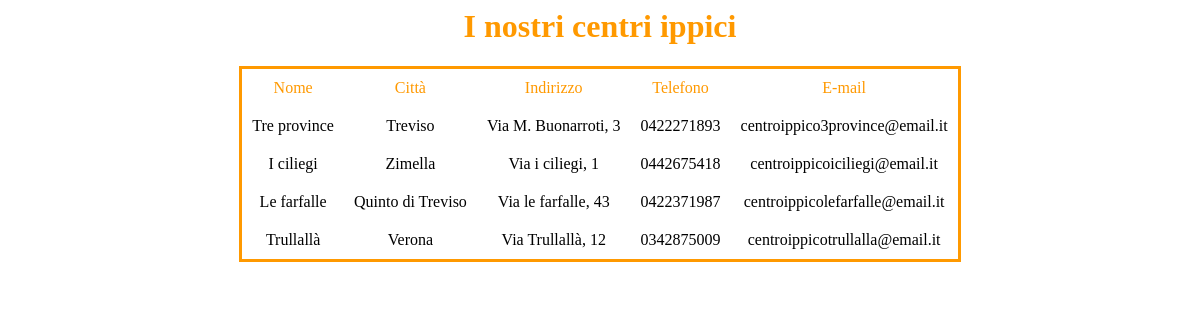
Screenshot of /vis_CentriIppici.php with the database file from the repository.
### tables this page shows
CREATE TABLE `CentriIppici` (
    `Email` VARCHAR(40) NOT NULL,
    `Nome` VARCHAR(20) NOT NULL,
    `CodCitta` INT NOT NULL,
    `Indirizzo` VARCHAR(20) NOT NULL,
    `Tel` VARCHAR(11) NOT NULL,
    PRIMARY KEY(Email),
    FOREIGN KEY(CodCitta) REFERENCES Citta(CodCitta)
    );

CREATE TABLE `Citta`(
    `CodCitta` INT AUTO_INCREMENT,
    `Nome` VARCHAR(20) NOT NULL,
    `Provincia` CHAR(2),
    PRIMARY KEY(CodCitta)
    );

### vis_CentriIppici.php (the view, shortened to what this page needs)
<html>
	<body>
		<div id="centrale">
			<h1 class="head">I nostri centri ippici</h1>
			<?php
				require("connect.php");
				$s = "SELECT c.Nome, ci.Nome AS Citta, c.Indirizzo, c.Tel, c.Email\n"
				."FROM CentriIppici c JOIN Citta ci ON(c.CodCitta=ci.CodCitta)";
				$result = mysqli_query($conn,$s);
			?>
			<table border="1" align="center">
				<tr>
					<td style="color: #FF9900;"><center>Nome</center></td>
					<td style="color: #FF9900;"><center>Citt&#224;</center></td>
					<td style="color: #FF9900;"><center>Indirizzo</center></td>
					<td style="color: #FF9900;"><center>Telefono</center></td>
					<td style="color: #FF9900;"><center>E-mail</center></td>
				</tr>
				<?php
					while($row=mysqli_fetch_array($result)){
						echo "<tr>";
							echo "<td><center>".$row['Nome']."</center></td>";
							echo "<td><center>".$row['Citta']."</center></td>";
							echo "<td><center>".$row['Indirizzo']."</center></td>";
							echo "<td><center>".$row['Tel']."</center></td>";
							echo "<td><center>".$row['Email']."</center></td>";
						echo "</tr>";
					}
				?>
			</table>
		</div>
	</body>
</html>

### vis_CentriIppici.php (style rules this page uses)
body { font-family: georgia, verdana; text-align: center; }
h1.head { color: #FF9900; }
table { border: solid 3px #FF9900; border-collapse:collapse; padding: 10px; }
td, tr { border: 0px; padding: 10px; }

### rows the page displays
centriippici: Nome "Tre province", CodCitta.Nome "Treviso", Indirizzo "Via M. Buonarroti, 3", Tel "0422271893", Email "centroippico3province@email.it"
centriippici: Nome "I ciliegi", CodCitta.Nome "Zimella", Indirizzo "Via i ciliegi, 1", Tel "0442675418", Email "centroippicoiciliegi@email.it"
centriippici: Nome "Le farfalle", CodCitta.Nome "Quinto di Treviso", Indirizzo "Via le farfalle, 43", Tel "0422371987", Email "centroippicolefarfalle@email.it"
centriippici: Nome "Trullallà", CodCitta.Nome "Verona", Indirizzo "Via Trullallà, 12", Tel "0342875009", Email "centroippicotrullalla@email.it"
